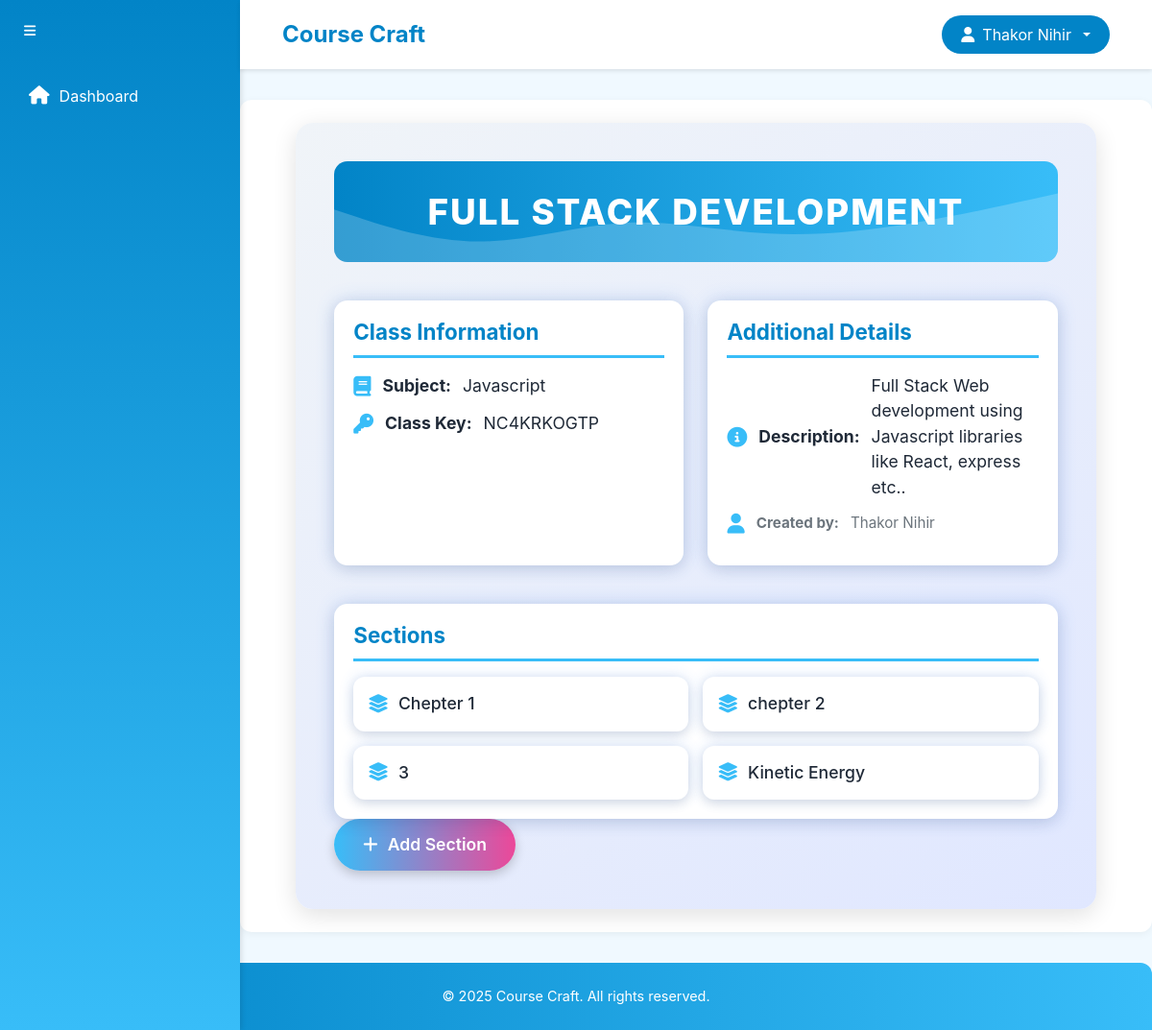
The page /teacher/class/4/ (signed in) on the database its author committed.
### account/models.py (models this page shows, shortened)
class User(AbstractBaseUser, PermissionsMixin):
    username = models.CharField(max_length=150, unique=True)
    full_name = models.CharField(max_length=255)
    date_of_birth = models.DateField()
    email = models.EmailField(unique=True)
    is_teacher = models.IntegerField(default=0)  # 0 for student, 1 for teacher
    created_at = models.DateTimeField(default=timezone.now)
    is_active = models.BooleanField(default=True)
    is_staff = models.BooleanField(default=False)
    objects = UserManager()
    USERNAME_FIELD = 'username'
    REQUIRED_FIELDS = ['email', 'full_name', 'date_of_birth']

### teacher/models.py (models this page shows, shortened)
class Classroom(models.Model):
    class_name = models.CharField(max_length=100)
    subject = models.CharField(max_length=100)
    class_key = models.CharField(max_length=10, unique=True)
    description = models.TextField(blank=True)
    teacher = models.ForeignKey(User, on_delete=models.CASCADE, related_name='classes')
    created_at = models.DateTimeField(auto_now_add=True)

class Section(models.Model):
    name = models.CharField(max_length=100)
    classroom = models.ForeignKey(Classroom, on_delete=models.CASCADE, related_name='sections')

### teacher/views.py (the view)
# urls.py: path('class/<int:class_id>/', views.class_detail, name='class_detail'),
@login_required
def class_detail(request, class_id):
    classroom = get_object_or_404(Classroom, id=class_id)
    sections = classroom.sections.all()
    if request.method == 'POST':
        form = SectionForm(request.POST)
        if form.is_valid():
            section = form.save(commit=False)
            section.classroom = classroom
            section.save()
            return redirect('teacher:class_detail', class_id=classroom.id)
    else:
        form = SectionForm()
    return render(request, 'teacher/class_detail.html', {
        'classroom': classroom,
        'sections': sections,
        'form': form
    })

### templates/teacher/class_detail.html (shortened to what this page needs)
{% extends 'teacher/base.html' %}
{% block content %}
<div class="detail-container">
    <div class="detail-hero">{{ classroom.class_name }}</div>
    <div class="detail-grid">
        <div class="detail-card">
            <h5>Class Information</h5>
            <p><i class="fas fa-book"></i> <strong>Subject:</strong> {{ classroom.subject }}</p>
            <p><i class="fas fa-key"></i> <strong>Class Key:</strong> {{ classroom.class_key }}</p>
        </div>
        <div class="detail-card">
            <h5>Additional Details</h5>
            <p><i class="fas fa-info-circle"></i> <strong>Description:</strong> {{ classroom.description|default:"No description provided." }}</p>
            <p class="text-muted"><i class="fas fa-user"></i> <strong>Created by:</strong> {{ classroom.teacher.full_name }}</p>
        </div>
    </div>
    <div class="detail-card">
        <h5>Sections</h5>
        <div id="section-list" class="section-list">
            {% for section in sections %}
                <div class="section-card">
                    <a href="{% url 'teacher:section_detail' classroom.id section.id %}">
                        <i class="fas fa-layer-group"></i> {{ section.name }}
                    </a>
                </div>
            {% empty %}
                <div class="section-card no-sections">No sections added yet.</div>
            {% endfor %}
        </div>
    </div>
    <button class="add-section-btn" onclick="openModal()">
        <i class="fas fa-plus"></i> Add Section
    </button>
</div>
{% endblock %}

### templates/teacher/base.html (shortened to what this page needs)
<!DOCTYPE html>
<html lang="en">
<head>
    <link href="https://cdn.jsdelivr.net/npm/bootstrap@5.3.3/dist/css/bootstrap.min.css" rel="stylesheet">
    <link href="https://cdnjs.cloudflare.com/ajax/libs/font-awesome/6.4.2/css/all.min.css" rel="stylesheet">
</head>
<body>
    <div class="bg-primary text-white position-fixed h-100 sidebar" id="sidebar">
        <button class="btn btn-sm text-white mt-3 ms-3" onclick="toggleSidebar()">
            <i class="fas fa-bars"></i>
        </button>
        <nav class="nav flex-column mt-4">
            <a class="nav-link" href="{% url 'dashboard' %}"><i class="fas fa-home"></i><span>Dashboard</span></a>
        </nav>
    </div>
    <div class="main-content" id="mainContent">
        <nav class="navbar navbar-expand-lg navbar-light bg-light">
            <div class="container-fluid justify-content-between">
                <span class="navbar-brand mb-0 h1">Course Craft</span>
                <div class="dropdown">
                    <button class="btn btn-secondary dropdown-toggle" type="button" id="userDropdown" data-bs-toggle="dropdown" aria-expanded="false">
                        <i class="fas fa-user"></i>
                        <span>{{ user.full_name }}</span>
                    </button>
                </div>
            </div>
        </nav>
        <main class="container py-4">
            {% block content %}{% endblock %}
        </main>
    </div>
    <footer class="mt-auto">
        © 2025 Course Craft. All rights reserved.
    </footer>
</body>
</html>

### templates/teacher/base.html (style rules this page uses)
:root { --primary-blue: #0284c7; --secondary-blue: #38bdf8; --light-blue: #e0f2fe; --text-color: #1f2937; }
body { min-height: 100vh; display: flex; flex-direction: column; font-family: 'Inter', -apple-system, BlinkMacSystemFont, sans-serif; background-color: #f0f9ff; }
.sidebar { width: 250px; transition: width 0.3s ease-in-out; background: linear-gradient(180deg, var(--primary-blue), var(--secondary-blue)); box-shadow: 2px 0 5px rgba(0,0,0,0.1); }
.sidebar .nav-link { color: white; padding: 12px 20px; border-radius: 8px; margin: 5px 10px; transition: all 0.3s ease; display: flex; align-items: center; gap: 10px; }
.sidebar .nav-link i { font-size: 1.2rem; }
.main-content { flex-grow: 1; margin-left: 250px; transition: margin-left 0.3s ease-in-out; }
.navbar { background: white !important; box-shadow: 0 2px 4px rgba(0,0,0,0.1); padding: 1rem 2rem; }
.navbar-brand { font-weight: 700; color: var(--primary-blue) !important; font-size: 1.5rem; }
.dropdown-toggle { background: var(--primary-blue) !important; border: none; border-radius: 25px; padding: 8px 20px; transition: all 0.3s ease; display: flex; align-items: center; gap: 8px; color: white; }
main { background: white; border-radius: 12px; box-shadow: 0 2px 8px rgba(0,0,0,0.05); margin: 2rem; padding: 2rem; }
footer { background: linear-gradient(90deg, var(--primary-blue), var(--secondary-blue)); color: white; padding: 1.5rem; text-align: center; font-size: 0.9rem; border-top-left-radius: 12px; border-top-right-radius: 12px; }

### templates/teacher/class_detail.html (style rules this page uses)
.detail-container { max-width: 90%; margin: 0 auto; padding: 40px; background: linear-gradient(145deg, #f0f4f8, #e0e7ff); border-radius: 18px; box-shadow: 0 6px 24px rgba(0, 0, 0, 0.12); animation: fadeIn 0.7s ease-out; position: relative; overflow: hidden; }
.detail-hero { background: linear-gradient(90deg, var(--primary-blue, #1e3a8a) 0%, var(--secondary-blue, #3b82f6) 100%); padding: 25px; border-radius: 14px; text-align: center; color: white; font-weight: 800; font-size: 2.3rem; text-transform: uppercase; letter-spacing: 2px; position: relative; margin-bottom: 2.5rem; overflow: hidden; }
.detail-hero::before { content: ''; position: absolute; bottom: 0; left: 0; width: 100%; height: 100%; background-size: cover; animation: wave 8s linear infinite; }
.detail-grid { display: grid; grid-template-columns: repeat(2, 1fr); gap: 25px; margin-bottom: 2.5rem; }
.detail-card { background: white; border-radius: 14px; box-shadow: 0 4px 16px rgba(0, 0, 0, 0.1), 0 0 20px rgba(59, 130, 246, 0.2); padding: 20px; transition: transform 0.3s ease, box-shadow 0.3s ease; position: relative; }
.detail-card h5 { color: var(--primary-blue, #1e3a8a); font-weight: 700; font-size: 1.4rem; margin-bottom: 1rem; border-bottom: 3px solid var(--secondary-blue, #3b82f6); padding-bottom: 10px; }
.detail-card p { margin-bottom: 0.8rem; color: var(--text-color, #1f2937); font-size: 1.1rem; display: flex; align-items: center; gap: 12px; }
.detail-card p i { color: var(--secondary-blue, #3b82f6); font-size: 1.3rem; transition: transform 0.3s ease; }
.detail-card p.text-muted { color: #6c757d !important; font-size: 0.95rem; }
.add-section-btn { background: linear-gradient(90deg, var(--secondary-blue, #3b82f6), #ec4899); border: none; padding: 14px 30px; font-size: 1.1rem; font-weight: 600; border-radius: 50px; color: white; display: flex; align-items: center; gap: 10px; transition: background 0.3s ease, transform 0.3s ease, box-shadow 0.3s ease; box-shadow: 0 4px 12px rgba(0, 0, 0, 0.2); cursor: pointer; }
.section-list { display: grid; grid-template-columns: repeat(auto-fill, minmax(250px, 1fr)); gap: 15px; padding: 0; }
.section-card { background: white; border-radius: 12px; box-shadow: 0 4px 12px rgba(0, 0, 0, 0.1), 0 0 15px rgba(59, 130, 246, 0.2); padding: 15px; transition: transform 0.3s ease, box-shadow 0.3s ease; position: relative; display: flex; align-items: center; gap: 10px; cursor: pointer; }
.section-card a { color: var(--text-color, #1f2937); text-decoration: none; font-size: 1.1rem; font-weight: 500; display: flex; align-items: center; gap: 10px; width: 100%; }
.section-card i { color: var(--secondary-blue, #3b82f6); font-size: 1.2rem; transition: transform 0.3s ease; }

### rows shown on the page
User: full_name "Thakor Nihir"
Classroom: class_name "FULL STACK DEVELOPMENT", subject "Javascript", class_key "NC4KRKOGTP", description "Full Stack Web development using Javascript libraries like React, express etc..", teacher.full_name "Thakor Nihir"
Section: name "Chepter 1"
Section: name "chepter 2"
Section: name "3"
Section: name "Kinetic Energy"
